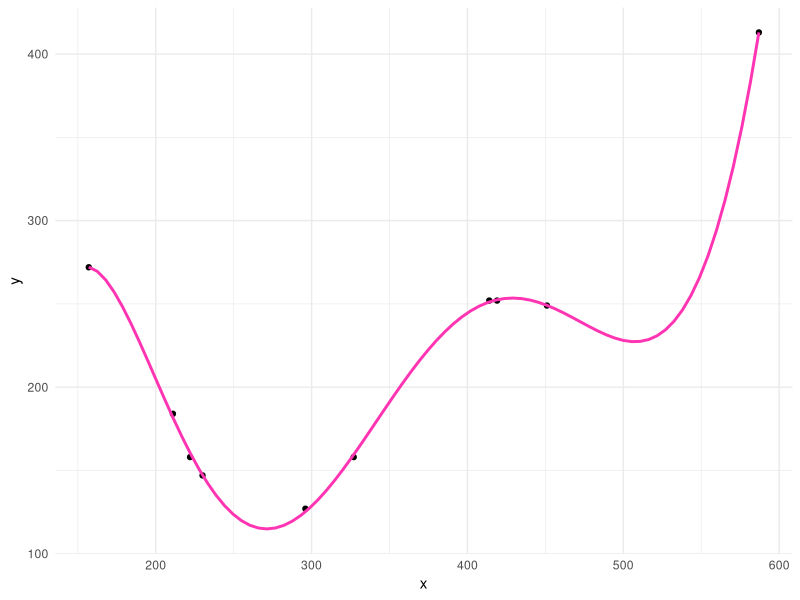

The R script that drew this image:
## ---- chunk 1
knitr::opts_chunk$set(echo = FALSE, results = 'markup', comment="")
## ---- chunk 2
library(dplyr)
library(purrr)
library(tidyr)
library(ggplot2)
options(tibble.print_max = 10)
## ---- chunk 3
animalitos <- list(
  animales = c("perro", "gato", "elefante", "vaca"),
  acciones = c("ladrar", "maullar", "barritar", "mugir"),
  nombres = list("Dalmata" = "Pongo", "Marley"),
  5)
## ---- chunk 4
str(animalitos)
## ---- chunk 5
names(animalitos)
## ---- chunk 6
animalitos[["animales"]]
## ---- chunk 7
animalitos$acciones
## ---- chunk 8
animalitos$"nombres"
## ---- chunk 9
animalitos[[1]]
## ---- chunk 10
animalitos[[4]]
## ---- chunk 11
v <- c(2,5,7)
exp(v)
## ---- chunk 12
meses <- c("Ene","Feb","Mar","Abr","May","Jun",
           "Jul","Ago","Sep","Oct","Nov","Dic")
which(meses=="Sep")
which(meses==c("Sep","Ene"))
## ---- chunk 13
map(animalitos,typeof)
## ---- chunk 14
map(animalitos,length)
## ---- chunk 15
v <- c(1,3)
map(v,rnorm)
## ---- chunk 16
# agregamos parámetros adicionales de la función rnorm
v <- c(1,5)
map(v,rnorm,mean=4,sd=2)
## ---- chunk 17
map_chr(animalitos,typeof)
## ---- chunk 18
map_int(animalitos,length)
## ---- chunk 19
sumar_diez <- function(x) return(x+10)
map_dbl(c(-10,4,7),sumar_diez)
## ---- chunk 20
map_dbl(c(-10,4,7),function(x) return(x+10))
## ---- chunk 21
# función anónima (el argumento es siempre .x)
map_dbl(c(-10,4,7), ~.x+10) 
## ---- chunk 22
v <- c(1,5)
map(v,~rnorm(.x,mean=4,sd=2)) # el argumento es siempre .x!
## ---- chunk 23
v <- c(1,8)
map(v,~rnorm(n=2,mean=.x,sd=1)) # el argumento es siempre .x!
## ---- chunk 24
palabras <- c("recorcholis","nacimiento","rosedal","artista","ion")
cantidad_letras <- c(2,1,3,2,2)
# los argumentos son .x y .y
map2_chr(palabras,cantidad_letras,~substr(.x,1,.y)) 
## ---- chunk 25
inicio <- as.Date(c("2018-01-03","2019-03-06"))
fin <- as.Date(c("2018-01-06","2019-03-08"))
map2(inicio,fin,~seq.Date(.x,.y,by="1 day"))
## ---- chunk 26
pelis <- tibble(
cancion = c("Strange Things", "Life is a Highway", "I'm a Believer"),
autor = c("Randy Newman", "Rascal Flatts", "Smash Mouth"),
pelicula = c("Toy Story", "Cars", NA)
)
## ---- chunk 27
typeof(pelis)
## ---- chunk 28
as.list(pelis)
## ---- chunk 29
map_chr(pelis,typeof)
## ---- chunk 30
map_int(pelis,~sum(is.na(.x)))
## ---- chunk 31
T1 <- tibble(
  v1 = 1:3,
  v2 = c("a","b","c"),
  v3 = list(c("A","B","C")),
  v4 = 10
)
## ---- chunk 32
T3 <- tibble(
  v1 = 1:3,
  v2 = c("a","b","c"),
  v3 = list(c("A","B","C"),"perro",5)
)
## ---- chunk 33
T4 <- tibble(
  v1 = 1:3,
  v2 = c("a","b","c"),
  v3 = list(rnorm(1),rnorm(10),rnorm(100))
)
## ---- chunk 34
animalitos <- list(animales = c("perro","gato","elefante","vaca"),
               acciones = c("ladrar","maullar","barritar","mugir"),
               nombres = list(c("Pongo","Marley","Golfo"),
                              c("Pelusa","Tom"),
                              c("Tantor","Dumbo"),
                              c("Oscar")))

as_tibble(animalitos)
## ---- chunk 35
options(width = 60)
head(mtcars)
## ---- chunk 36
mtcars %>%
  group_by(gear,carb) %>%
  nest()
## ---- chunk 37
mtcars %>%
  nest(datos = !c(gear,carb))
## ---- chunk 38
peleas <- tibble::tribble(
 ~pelea, ~horario,                      ~casting,
      1,  "20:30",        "gsf901,fez195,yfm179",
      2,  "20:50",               "thf028,yfm179",
      3,  "19:40", "jfa348,fez195,gky651,wpx281",
      4,  "21:00",               "thf028,fez195")
## ---- chunk 39
luchadores <- tibble::tribble(
   ~codigo,           ~nombre,
  "gsf901",  "Vicente Viloni",
  "thf028",     "Hip Hop Man",
  "wpx281",         "La Masa",
  "fez195", "Fulgencio Mejía",
  "jfa348",        "Mc Floyd",
  "phb625",     "Mario Morán",
  "gky651",      "Rulo Verde",
  "yfm179",    "Steve Murphy")
## ---- chunk 40
peleas %>%
  mutate(casting_split = strsplit(casting, split = ",")) %>%
  select(-horario,-casting) %>%
  unnest(casting_split) %>%
  left_join(luchadores, by = c("casting_split" = "codigo"))
## ---- chunk 41
datos <- tibble::tribble(
 ~id,~dia,  ~mes, ~año,
   1,  15, "Sep", 2019,
   2,   6, "oct", 2021,
   3,   3, "Ene", 2020,
   4,  31, "dic", 2019)
## ---- chunk 42
meses <- c("Ene","Feb","Mar","Abr","May","Jun",
           "Jul","Ago","Sep","Oct","Nov","Dic")
## ---- chunk 43
which(meses=="Sep")
## ---- chunk 44
which(meses==c("Sep","Ene"))
## ---- chunk 45
datos %>%
  mutate(mes_n = map(mes,~which(meses==.x)))
## ---- chunk 46
datos %>%
  mutate(mes_n = map(mes,~which(toupper(meses)==toupper(.x))))
## ---- chunk 47
datos %>%
  mutate(mes_n = map_int(mes,~which(toupper(meses)==toupper(.x))))
## ---- chunk 48
datos <- tibble::tribble(
  ~empresa, ~producto,       ~fecha, ~evento,
       "A",      "A1", "02/06/2018",     112,
       "A",      "A1", "06/06/2018",     141,
       "A",      "A1", "13/07/2018",     119,
       "A",      "A2", "01/05/2018",      53,
       "A",      "A2", "04/05/2018",      67,
       "B",      "B1", "01/07/2018",     127,
       "B",      "B1", "05/07/2018",     301,
       "B",      "B1", "10/07/2018",      98,
       "B",      "B1", "11/07/2018",     167)
datos$fecha <- as.Date(datos$fecha,format = "%d/%m/%Y")
## ---- chunk 49
fechas_todas <- 
  datos %>%
  group_by(empresa, producto) %>%
  summarise(fecha_inicial = min(fecha),
            fecha_final = max(fecha)) %>%
  mutate(fechas = map2(fecha_inicial,
                       fecha_final,
                       ~seq.Date(.x,.y,by="1 day"))) %>%
  select(-fecha_inicial,-fecha_final)
## ---- chunk 50
fechas_todas %>%
  unnest(fechas) %>%
  left_join(datos, by = c("empresa","producto","fechas" = "fecha"))
## ---- chunk 51
datos <- tibble::tribble(
               ~banda,                     ~cancion,                                                           ~frase,
    "Los Wachiturros",          "Este es el pasito",                               "El que no hace palmas es un gato",
            "La Base",             "Sabor sabrosón",      "Según la moraleja, el que no hace palmas se deja, se deja",
       "Damas Gratis",           "Me va a extrañar",                          "ATR perro cumbia cajeteala piola gato",
    "Altos Cumbieros",            "No voy a llorar",       "Andy, fijate que volvieron, quienes… los altos cumbieros",
  "Los Pibes Chorros", "Llegamos los Pibes Chorros", "Llegamos los pibes chorros queremos las manos de todos arriba…",
            "La Liga",               "Se re pudrió",                       "El que no hace palmas tiene fama de gato",
       "Los Palmeras",                    "La cola",    "A la una, a la dos, a la one two three four five seven nine")
## ---- chunk 52
options(width = 60)
datos
## ---- chunk 53
analizar_frase <- function(cancion){
  preposiciones <- c("a", "ante", "bajo", "cabe", "con", 
                     "contra", "de", "desde", "durante", 
                     "en", "entre", "hacia", "hasta", "mediante", 
                     "para", "por", "según", "sin", "so", "sobre", 
                     "tras", "versus", "vía")
  
  palabras <- strsplit(cancion," ") %>% unlist
  
  cant_palabras <- length(palabras)
  
  cant_preposiciones <- sum(palabras %in% preposiciones)
  
  return(list(cant_palabras = cant_palabras,
              cant_preposiciones = cant_preposiciones))
  }
## ---- chunk 54
datos %>%
  mutate(resultado = map(frase,analizar_frase)) %>%
  unnest_wider(resultado)
## ---- chunk 55
datos <- tibble::tribble(
 ~`x`,  ~`y`,
  211,   184,
  230,   147,
  587,   413,
  414,   252,
  419,   252,
  157,   272,
  327,   158,
  222,   158,
  451,   249,
  296,   127)
## ---- chunk 56
plots <- crossing(orden = 1:6, datos) %>%
  nest(datos = !orden) %>%
  ungroup() %>%
  mutate(plot = map2(datos, orden,
                     function(.x, .y) {
                       p<-ggplot(.x, aes(x = x, y = y)) +
                         geom_point() +
                         stat_smooth(
                           method = "lm", se = FALSE,
                           formula = y ~ poly(x, degree = .y),
                           colour = "maroon1") + 
                         theme_minimal()
                       return(p)
                     }))
## ---- chunk 57
plots$plot[[6]]
## ---- chunk 58
K <- 3
data <- mtcars %>% 
  mutate(fold = rep(1:K,length.out=nrow(.))) %>% 
  arrange(fold) %>%
  group_by(fold) %>%
  nest() %>%
  mutate(dummy = 1)
## ---- chunk 59
train_test <- data %>% 
  inner_join(data, by="dummy") %>%
  select(-dummy) %>%
  filter(fold.y != fold.x) %>%
  group_by(fold.x) %>%
  summarise(test = list(first(data.x)),
            train = list(bind_rows(data.y)))
## ---- chunk 60
train_test %>%
  mutate(modelo = map(train,~lm(mpg ~ wt,data=.x)),
         pred = map2(modelo,test,~predict(.x,.y)),
         real = map(test,"mpg"))
## ---- chunk 61
bolilleros <- list(1:6,1:50,1:100)
cant <- list(6,5,4)
con_reemplazo <- list(TRUE,FALSE,FALSE)

pmap(list(bolilleros,cant,con_reemplazo),
     ~sample(x = ..1, size = ..2, replace = ..3))
## ---- chunk 62
possibly_read.csv <- possibly(read.csv,otherwise = data.frame())

c(list.files(pattern="archivo"),"archivo_4.csv") %>%
  tibble(archivos = .) %>%
  mutate(contenido = map(archivos,possibly_read.csv))
